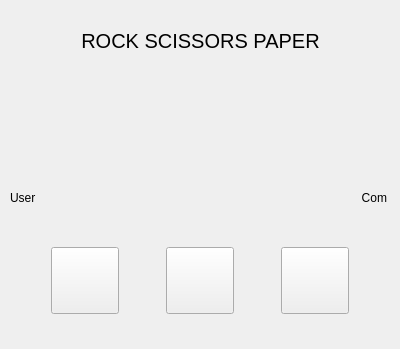
<?xml version="1.0" encoding="UTF-8"?>
<ui version="4.0">
 <class>Form</class>
 <widget class="QWidget" name="Form">
  <property name="geometry">
   <rect>
    <x>0</x>
    <y>0</y>
    <width>400</width>
    <height>349</height>
   </rect>
  </property>
  <property name="windowTitle">
   <string>Form</string>
  </property>
  <widget class="QLabel" name="label__title">
   <property name="geometry">
    <rect>
     <x>70</x>
     <y>20</y>
     <width>261</width>
     <height>41</height>
    </rect>
   </property>
   <property name="font">
    <font>
     <pointsize>15</pointsize>
    </font>
   </property>
   <property name="layoutDirection">
    <enum>Qt::RightToLeft</enum>
   </property>
   <property name="text">
    <string>ROCK SCISSORS PAPER</string>
   </property>
   <property name="alignment">
    <set>Qt::AlignCenter</set>
   </property>
  </widget>
  <widget class="QLabel" name="label__user_res">
   <property name="geometry">
    <rect>
     <x>70</x>
     <y>90</y>
     <width>101</width>
     <height>101</height>
    </rect>
   </property>
   <property name="text">
    <string/>
   </property>
  </widget>
  <widget class="QLabel" name="label__com_res">
   <property name="geometry">
    <rect>
     <x>220</x>
     <y>90</y>
     <width>101</width>
     <height>101</height>
    </rect>
   </property>
   <property name="text">
    <string/>
   </property>
  </widget>
  <widget class="QWidget" name="layoutWidget">
   <property name="geometry">
    <rect>
     <x>10</x>
     <y>220</y>
     <width>381</width>
     <height>121</height>
    </rect>
   </property>
   <layout class="QGridLayout" name="gridLayout">
    <item row="0" column="0">
     <widget class="QToolButton" name="toolButton__rock">
      <property name="text">
       <string/>
      </property>
      <property name="iconSize">
       <size>
        <width>60</width>
        <height>60</height>
       </size>
      </property>
     </widget>
    </item>
    <item row="0" column="1">
     <widget class="QToolButton" name="toolButton__scissors">
      <property name="text">
       <string/>
      </property>
      <property name="iconSize">
       <size>
        <width>60</width>
        <height>60</height>
       </size>
      </property>
     </widget>
    </item>
    <item row="0" column="2">
     <widget class="QToolButton" name="toolButton__paper">
      <property name="text">
       <string/>
      </property>
      <property name="iconSize">
       <size>
        <width>60</width>
        <height>60</height>
       </size>
      </property>
     </widget>
    </item>
   </layout>
  </widget>
  <widget class="QLabel" name="label__user_name">
   <property name="geometry">
    <rect>
     <x>10</x>
     <y>190</y>
     <width>57</width>
     <height>15</height>
    </rect>
   </property>
   <property name="text">
    <string>User</string>
   </property>
  </widget>
  <widget class="QLabel" name="label__com_name">
   <property name="geometry">
    <rect>
     <x>330</x>
     <y>190</y>
     <width>57</width>
     <height>15</height>
    </rect>
   </property>
   <property name="text">
    <string>Com</string>
   </property>
   <property name="alignment">
    <set>Qt::AlignRight|Qt::AlignTrailing|Qt::AlignVCenter</set>
   </property>
  </widget>
 </widget>
 <resources>
  <include location="rsg_game_png.qrc"/>
 </resources>
 <connections/>
</ui>
